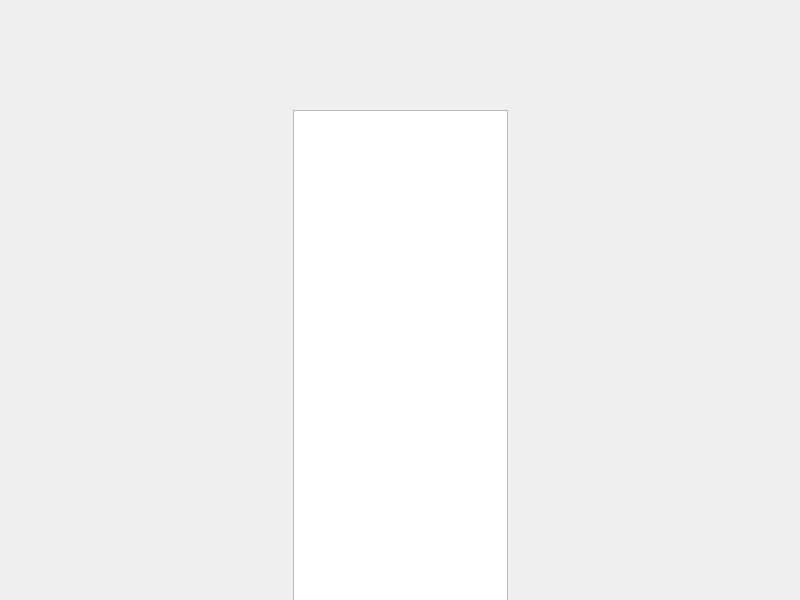
<?xml version="1.0" encoding="UTF-8"?>
<ui version="4.0">
 <class>Widget</class>
 <widget class="QWidget" name="Widget">
  <property name="geometry">
   <rect>
    <x>0</x>
    <y>0</y>
    <width>800</width>
    <height>600</height>
   </rect>
  </property>
  <property name="windowTitle">
   <string>Widget</string>
  </property>
  <widget class="QWidget" name="verticalLayoutWidget">
   <property name="geometry">
    <rect>
     <x>0</x>
     <y>110</y>
     <width>801</width>
     <height>491</height>
    </rect>
   </property>
   <layout class="QHBoxLayout" name="horizontalLayout">
    <item>
     <widget class="QListView" name="listView">
      <property name="maximumSize">
       <size>
        <width>215</width>
        <height>16777215</height>
       </size>
      </property>
     </widget>
    </item>
   </layout>
  </widget>
 </widget>
 <resources/>
 <connections/>
</ui>
